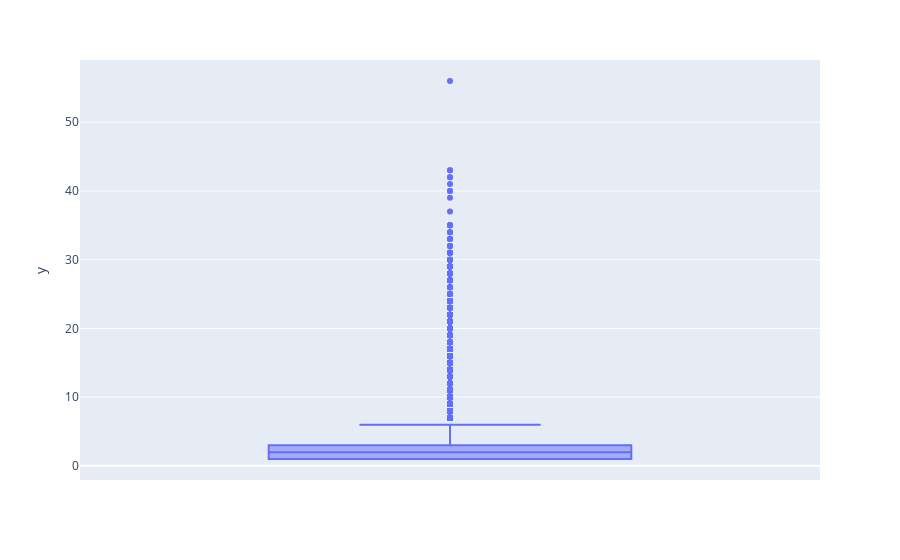

The notebook cell this image was saved under:
### Markdown cell above
---

**CAMPAIGN**

### Code cell
px.box(y=df['campaign'])

### Figure 1 — Plotly figure (JSON) as saved in the notebook; plotly's stock layout.template omitted (floating-point values rounded to 4 significant figures; data arrays with more than 128 entries replaced by an {"elided": "..."} marker saying what was removed)
{"data": [{"alignmentgroup": "True", "hovertemplate": "y=%{y}<extra></extra>", "legendgroup": "", "marker": {"color": "#636efa"}, "name": "", "notched": false, "offsetgroup": "", "orientation": "v", "showlegend": false, "type": "box", "x0": " ", "xaxis": "x", "y": {"elided": "41188 int values"}, "y0": " ", "yaxis": "y"}], "layout": {"boxmode": "group", "legend": {"tracegroupgap": 0}, "margin": {"t": 60}, "xaxis": {"anchor": "y", "domain": [0, 1]}, "yaxis": {"anchor": "x", "domain": [0, 1], "title": {"text": "y"}}}}
